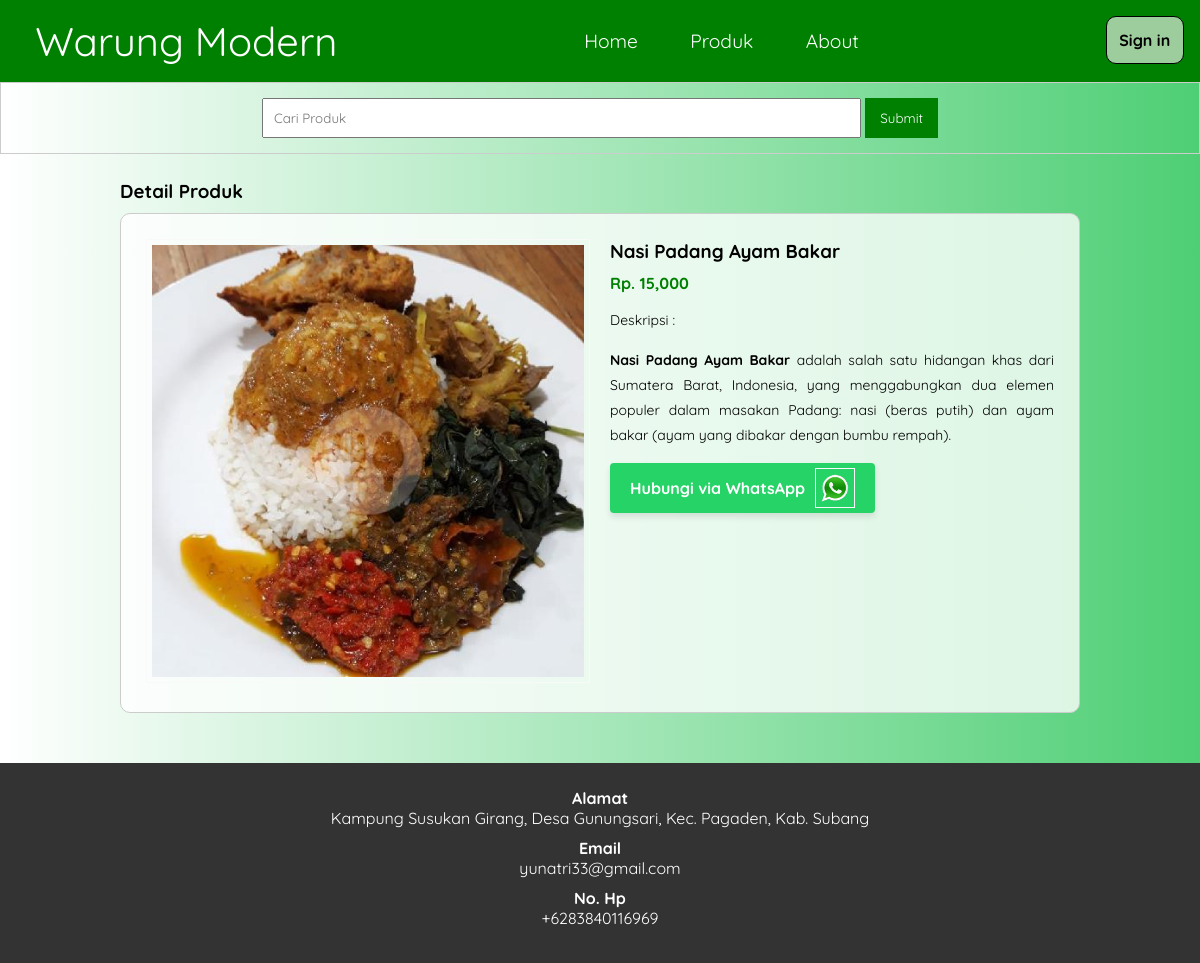
Page /detail-produk.php?id=22 on the committed database.
### tables this page shows
CREATE TABLE `tb_product` (
  `product_id` int(11) NOT NULL,
  `category_id` int(11) NOT NULL,
  `product_name` varchar(100) NOT NULL,
  `product_price` int(11) NOT NULL,
  `product_description` text NOT NULL,
  `product_image` varchar(100) NOT NULL,
  `product_status` tinyint(1) NOT NULL,
  `data_created` timestamp NOT NULL DEFAULT current_timestamp()
);

### detail-produk.php (the view, shortened to what this page needs)
<?php
	include 'db.php';
	$kontak = mysqli_query($conn, "SELECT admin_telp, admin_email, admin_address FROM tb_admin WHERE admin_id = 1");
	$a = mysqli_fetch_object($kontak);
	$produk = mysqli_query($conn, "SELECT * FROM tb_product WHERE product_id = '".$_GET['id']."' ");
	$p = mysqli_fetch_object($produk);
?>
<!DOCTYPE html>
<html>
<head>
	<link rel="stylesheet" type="text/css" href="css/style.css">
</head>
<body>
	<header>
		<div class="page-header">
		<div class="logo">
			<p>Warung Modern</p>
		</div>
		<div id="navigation-bar" class="nav-bar">
			<a href="index.php" class="active">Home</a>
			<a href="produk.php">Produk</a>
			<a href="about.php">About</a>
		</div>
		<a href="loginUser.php" target="_blank"><div class="header-right"><button>Sign in</button></div></a>
		</div>
	</header>
	<div class="search">
		<div class="container">
			<form action="produk.php">
				<input type="text" name="search" placeholder="Cari Produk" >
				<input type="submit" name="cari">
			</form>
		</div>
	</div>
	<div class="section">
		<div class="container">
			<h3>Detail Produk</h3>
			<div class="box">
				<div class="col-2">
					<img src="produk/<?php echo $p->product_image ?>" width="100%">
				</div>
				<div class="col-2">
					<h3><?php echo $p->product_name ?></h3>
					<h4>Rp. <?php echo number_format($p->product_price) ?></h4>
					<p>Deskripsi :<br>
						<?php echo $p->product_description ?>
					</p>
					<p><a href="loginUser.php" target="_blank" class="wa-button">
                            <b>Hubungi via WhatsApp</b>
                            <img src="img/wa.png	" alt="WhatsApp">
						</a>
					</p>
				</div>
			</div>
		</div>
	</div>
	<div class="footer">
		<div class="container">
			<h4>Alamat</h4>
			<p><?php echo $a->admin_address ?></p>
			<h4>Email</h4>
			<p><?php echo $a->admin_email ?></p>
			<h4>No. Hp</h4>
			<p><?php echo $a->admin_telp ?></p>
		</div>
	</div>
</body>
</html>

### css/style.css (style rules this page uses)
* { padding:0; margin:0; font-family: 'Quicksand', sans-serif; }
body { background: linear-gradient(to left, rgba(34, 195, 82, 0.8), rgba(255, 255, 255, 0.8)); }
a { color: inherit; text-decoration: none; }
.page-header { background-color: #008000; padding: 1rem; display: flex; justify-content: space-between; }
.logo { color: white; align-self: center; margin-left: 1.2rem; font-size: 2.5rem; }
.nav-bar { margin: auto; }
.nav-bar a { color: white; padding: 1.5rem; cursor: pointer; text-decoration: none; font-size: 1.2rem; }
button { color: black; background-color: #9dcd9d; font-size: 1rem; font-weight: bold; border: 1px solid black; border-radius: 10px; padding: 0.8rem; }
.container { width: 80%; margin:0 auto; }
.container:after { content: ''; display: block; clear: both; }
.section { padding:25px 0; }
.box { background-color: rgba(255, 255, 255, 0.784); border:1px solid #ccc; padding:15px; box-sizing: border-box; margin:10px 0 25px 0; border-radius: 10px; }
.box:after { content: ''; display: block; clear: both; }
.search { padding:15px 0; border:1px solid #ccc; text-align: center; }
.search input[type=text] { width: 60%; padding:10px; }
.search input[type=submit] { padding:12px 15px; background-color: #008000; color:#fff; border:none; cursor: pointer; }
.footer { padding:25px 0; background-color: #333; color: #fff; text-align: center; }
.footer p { margin-bottom: 10px; }
.col-2 { width: 50%; min-height: 200px; padding:10px; box-sizing: border-box; float: left; }
.col-2 img { border:1px solid #f9f9f9; padding:5px; box-sizing: border-box; }
.col-2 h3 { margin-bottom: 10px; }
.col-2 h4 { color: #008000; }
.col-2 p { margin:15px 0; text-align: justify; line-height: 25px; font-size:14px; }
.wa-button { display: inline-flex; align-items: center; padding: 5px 20px; background-color: #25D366; color: white; font-size: 16px; font-weight: bold; border: none; border-radius: 4px; cursor: pointer; text-decoration: none; box-shadow: 0 4px 6px rgba(0, 0, 0, 0.1); transition: background-color 0.3s ease, transform 0.2s; }
.wa-button img { margin-left: 10px; width: 40px; height: 40px; }

### rows in the picture
tb_product: product_image (picture), product_name "Nasi Padang Ayam Bakar", product_price "15,000", product_description "Nasi Padang Ayam Bakar adalah salah satu hidangan khas dari Sumatera Barat, Indonesia, yang menggabungkan dua elemen populer dalam masakan Padang: nasi (beras putih) dan ayam bakar (ayam yang dibakar dengan bumbu rempah)."

### other values in the picture
$a->admin_address "Kampung Susukan Girang, Desa Gunungsari, Kec. Pagaden, Kab. Subang"
$a->admin_email "yunatri33@gmail.com"
$a->admin_telp "+6283840116969"
